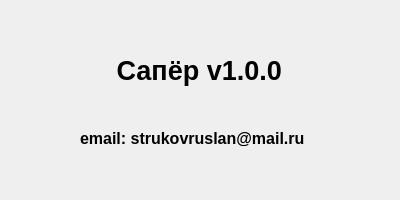
<?xml version="1.0" encoding="UTF-8"?>
<ui version="4.0">
 <class>AboutProgram</class>
 <widget class="QDialog" name="AboutProgram">
  <property name="geometry">
   <rect>
    <x>0</x>
    <y>0</y>
    <width>400</width>
    <height>200</height>
   </rect>
  </property>
  <property name="windowTitle">
   <string>О программе</string>
  </property>
  <widget class="QLabel" name="label">
   <property name="geometry">
    <rect>
     <x>10</x>
     <y>50</y>
     <width>371</width>
     <height>41</height>
    </rect>
   </property>
   <property name="font">
    <font>
     <pointsize>20</pointsize>
     <bold>true</bold>
    </font>
   </property>
   <property name="text">
    <string> Сапёр v1.0.0</string>
   </property>
   <property name="alignment">
    <set>Qt::AlignmentFlag::AlignCenter</set>
   </property>
  </widget>
  <widget class="QLabel" name="label_2">
   <property name="geometry">
    <rect>
     <x>80</x>
     <y>130</y>
     <width>231</width>
     <height>16</height>
    </rect>
   </property>
   <property name="font">
    <font>
     <pointsize>12</pointsize>
     <bold>true</bold>
    </font>
   </property>
   <property name="text">
    <string>email: strukovruslan@mail.ru</string>
   </property>
  </widget>
 </widget>
 <resources/>
 <connections/>
</ui>
